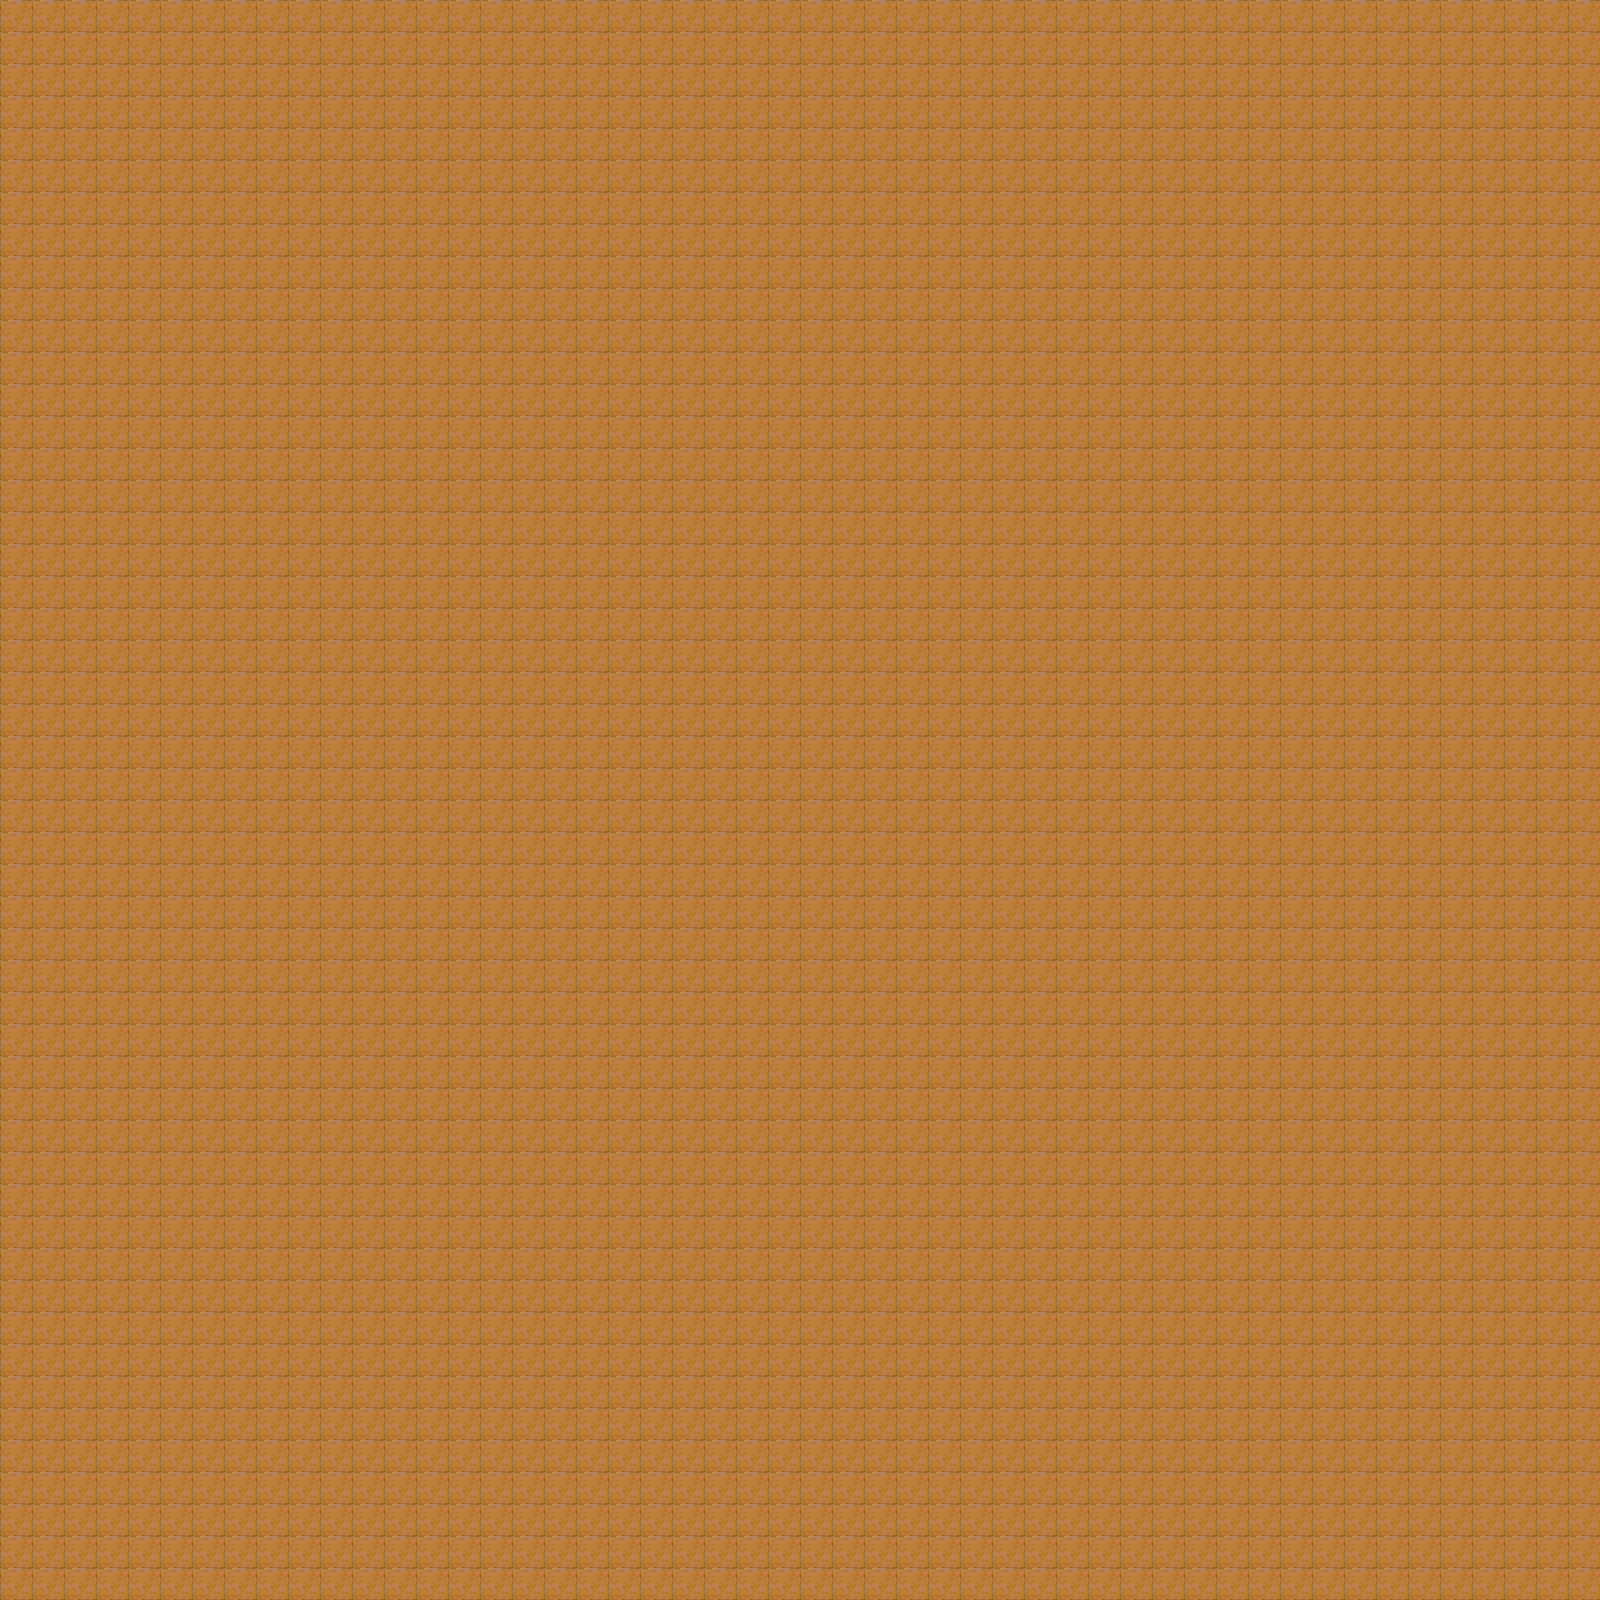

The image is a tile-based game level rendered from a .tmx file. Its description and source (layers, tilesets, objects; grid data summarised) follow:
An orthogonal 50x50 tile map with 32x32 px tiles, 1 tile layer (ground).

<map version="1.9" tiledversion="1.9.2" orientation="orthogonal" renderorder="right-down" width="50" height="50" tilewidth="32" tileheight="32" infinite="0" nextlayerid="2" nextobjectid="1">
 <editorsettings>
  <export target="map1.js" format="js" />
 </editorsettings>
 <tileset firstgid="1" name="Dune2_Tiles_704_160" tilewidth="32" tileheight="32" tilecount="440" columns="44">
  <image source="Dune2_Tiles_704_160.png" width="1408" height="320" />
 </tileset>
 <layer id="1" name="ground" width="50" height="50">
  <data>[2500 cells, 2500 non-empty, 1 distinct tile ids]</data>
 </layer>
</map>
